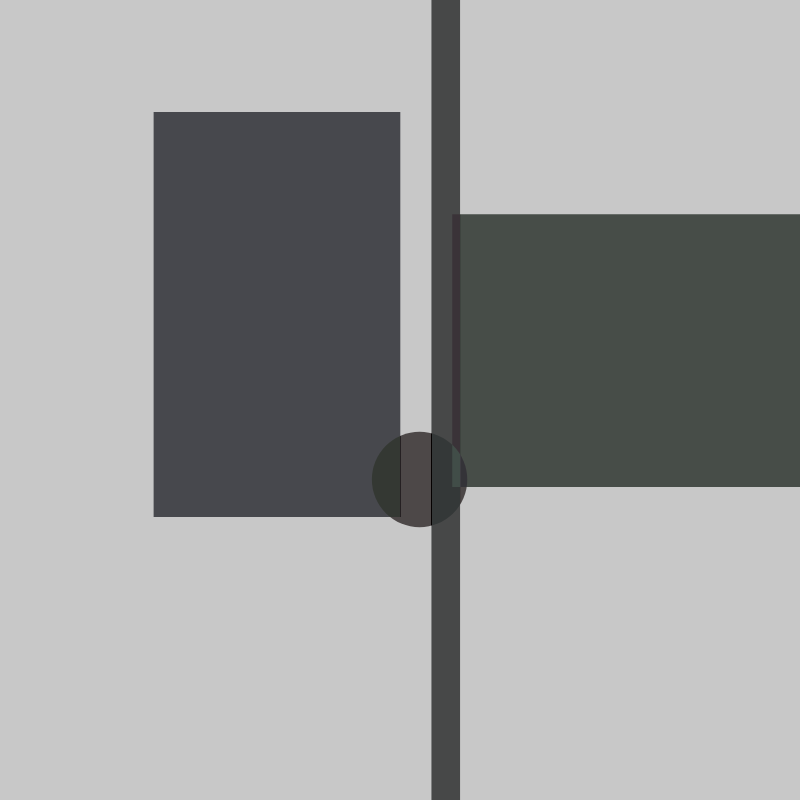
Frame 1 (no input)
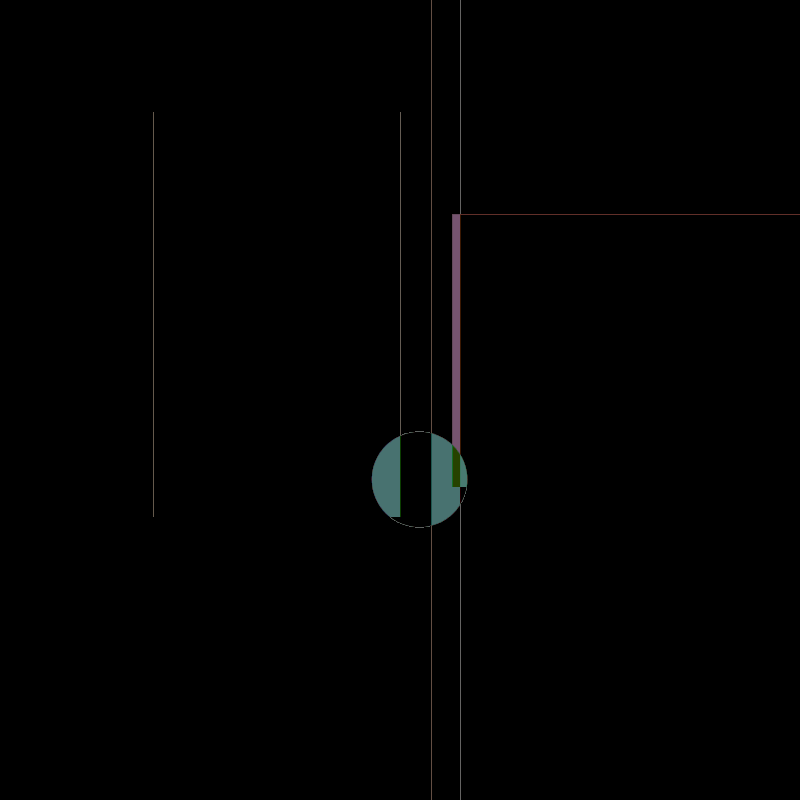
Frame 60 (no input)
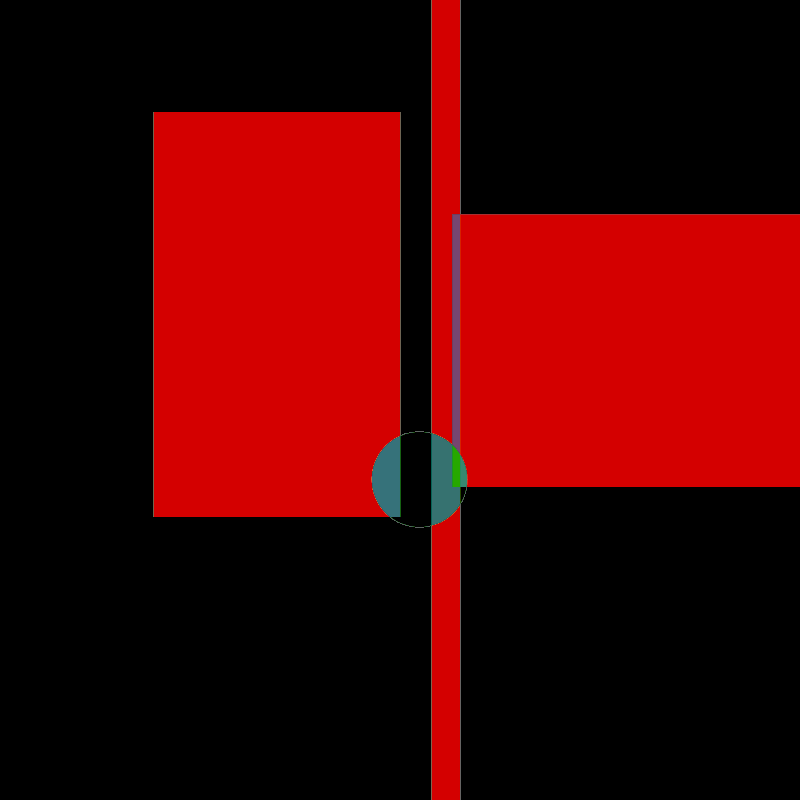
Frame 120 (the mouse pressed at the canvas centre since frame 60)

The p5.js sketch that drew these frames (run headless with seeded random() and noise() and a simulated clock; from frame 60 on, the mouse is pressed at the canvas centre):

// p5.js sketch
// ── sketch.js
//This example focuses on demonstrating motion techniques used for color
//change. Using a sin() function, we rotate around certain color ranges.
//In addition, we make use of blendMode, to blend color pixels of multiple
//shapes.

//Setup of global variables
let angleR = 0;
let angleG = 0;
let angleB = 0;
let angleBW = 0;

let posX1, posY1, w1, h1;
let posX2, posY2, w2, h2;
let posX3, posY3, w3, h3;
let posX4, posY4, sizeX4, sizeY4;

function setup(){
  createCanvas(800, 800);

  //Randomization of variables - position & size
  posX1 = random(10, 600); posY1 = 0;
  w1 = random(10, 100); h1 = height;

  posX2 = random(10, 600); posY2 = random(10, 600);
  w2 = random(50, width); h2 = random(50, height);

  posX3 = random(10, 600); posY3 = random(10, 600);
  w3 = random(50, width); h3 = random(50, height);

  posX4 = random(10, 600); posY4 = random(10, 600);
  sizeX4 = random(50, width); sizeY4 = random(50, height);
}

function draw(){
  background(200);

  //Accumulate an additional angle amount
  //(faster to slower rates)
  angleR += 0.01;
  angleG += 0.005;
  angleB += 0.0025;
  angleBW += 0.00125;

  //Get the sin value of each angle
  //sin output is from -1. to 1.
  let sinValR = sin(angleR);
  let sinValG = sin(angleG);
  let sinValB = sin(angleB);
  let sinValBW = sin(angleBW);

  //Map the sin output range from -1,1 to 0,255
  //This will have an effect on the color range
  let r = map(sinValR, -1, 1, 0, 255);
  let g = map(sinValG, -1, 1, 0, 255);
  let b = map(sinValB, -1, 1, 0, 255);
  let bw = map(sinValBW, -1, 1, 0, 255);

  //Each rect on the screen will have a different
  //color. Its oscillation (intensity of the color),
  //is defined by the sin() function and the angle.

  //BlendMode will blend the shapes using a difference parameter
  blendMode(DIFFERENCE);

  //Each shape has different fill() settings, but share (some) r,g,b values
  //generated above
  fill(r, g, b);
  rect(posX1, posY1, w1, h1);

  fill(r, 123, b);
  rect(posX2, posY2, w2, h2);

  fill(r, g, 123);
  rect(posX3, posY3, w3, h3);

  fill(123, g, b);
  ellipse(posX4, posY4, sizeX4, sizeX4);
}
